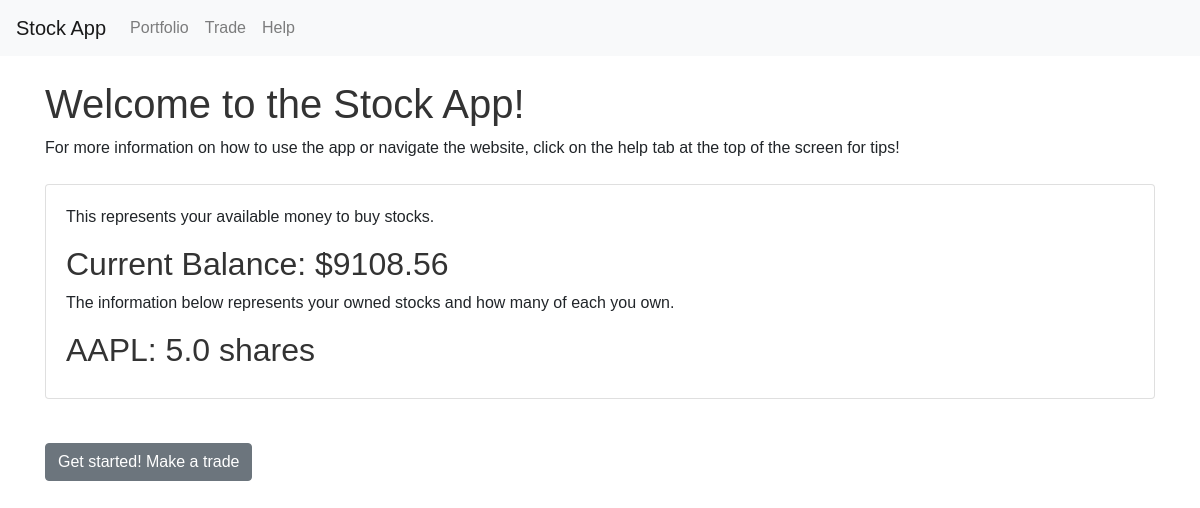
Before: / with the older database file.
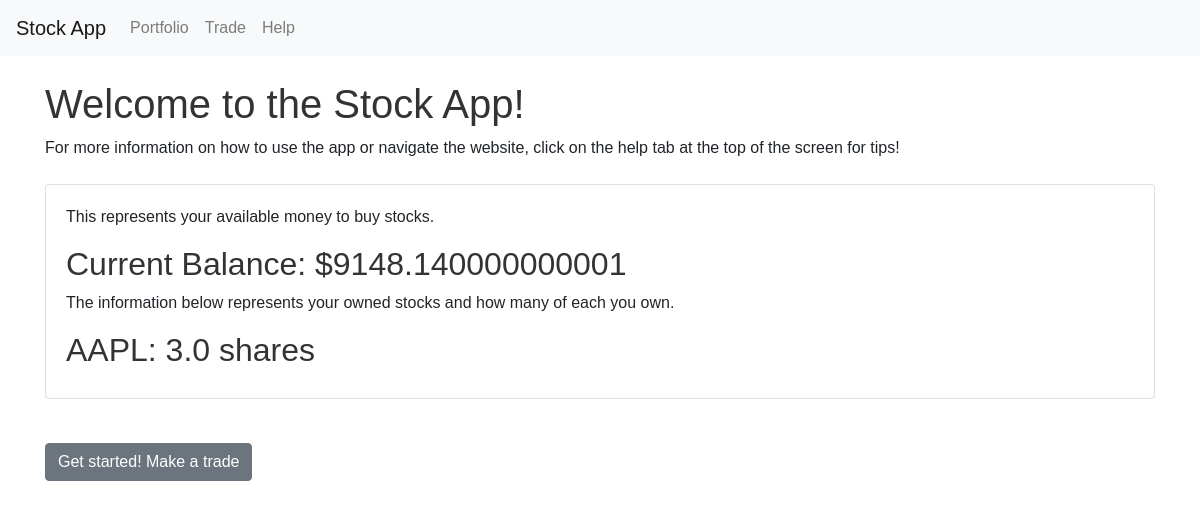
After: the same page with the newer database file.
### models.py (models this page shows)
class Balance(db.Model):
    id = db.Column(db.Integer, primary_key=True)
    amount = db.Column(db.Float, nullable=False)

class Stock(db.Model):
    id = db.Column(db.Integer, primary_key=True)
    symbol = db.Column(db.String(10), nullable=False)
    quantity = db.Column(db.Float, nullable=False)
    purchase_price = db.Column(db.Float, nullable=False)

### app.py (the view)
@app.route("/")
def index():
    stock = Stock.query.first()
    balance = Balance.query.first()
    if not stock or not balance:
        flash('No stock or balance data available.', 'danger')
    return render_template('index.html', stock=stock, balance=balance)

### templates/index.html (shortened to what this page needs)
{% extends "base.html" %}
{% block content %}
<h1 class="mt-4">Welcome to the Stock App!</h1>
<p>For more information on how to use the app or navigate the website, click on the help tab at the top of the screen for tips!</p>
<div class="card mt-4">
    <div class="card-body">
        <p>This represents your available money to buy stocks.</p>
        <h2>Current Balance: ${{ balance.amount }}</h2>
        <p>The information below represents your owned stocks and how many of each you own.</p>
        <h2>{{ stock.symbol }}: {{ stock.quantity }} shares</h2>
    </div>
</div>
<a href="{{ url_for('trade') }}" class="btn btn-secondary mt-4">Get started! Make a trade</a>
{% endblock %}

### templates/base.html (shortened to what this page needs)
<!DOCTYPE html>
<html lang="en">
<head>
    <link rel="stylesheet" href="https://stackpath.bootstrapcdn.com/bootstrap/4.5.2/css/bootstrap.min.css">
    <link rel="stylesheet" href="{{ url_for('static', filename='styles.css') }}">
</head>
<body>
    <nav class="navbar navbar-expand-lg navbar-light bg-light">
        <a class="navbar-brand" href="{{ url_for('index') }}">Stock App</a>
        <div class="collapse navbar-collapse" id="navbarNav">
            <ul class="navbar-nav">
                <li class="nav-item">
                    <a class="nav-link" href="{{ url_for('index') }}">Portfolio</a>
                </li>
                <li class="nav-item">
                    <a class="nav-link" href="{{ url_for('trade') }}">Trade</a>
                </li>
                <li class="nav-item">
                    <a class="nav-link" href="{{ url_for('help') }}">Help</a>
                </li>
            </ul>
        </div>
    </nav>
    <div class="container mt-4">
        {% block content %}{% endblock %}
    </div>
</body>
</html>

### static/styles.css (style rules this page uses)
body { font-family: Arial, sans-serif; margin: 0; padding: 0; }
h1, h2, h3 { color: #333; }
.card { margin-bottom: 20px; }

Changed rows visible on the page:
changed Balance: amount "9108.56" → "9148.140000000001"
changed Stock "AAPL": quantity "5.0" → "3.0"
